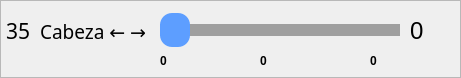
      <widget class="QFrame" name="frame_slider_cabezaDI">
       <property name="geometry">
        <rect>
         <x>0</x>
         <y>212</y>
         <width>461</width>
         <height>78</height>
        </rect>
       </property>
       <property name="minimumSize">
        <size>
         <width>80</width>
         <height>0</height>
        </size>
       </property>
       <property name="frameShape">
        <enum>QFrame::StyledPanel</enum>
       </property>
       <property name="frameShadow">
        <enum>QFrame::Raised</enum>
       </property>
       <widget class="QLabel" name="label_7">
        <property name="geometry">
         <rect>
          <x>40</x>
          <y>11</y>
          <width>121</width>
          <height>41</height>
         </rect>
        </property>
        <property name="font">
         <font>
          <family>Sans Serif</family>
          <pointsize>14</pointsize>
          <weight>50</weight>
          <italic>false</italic>
          <bold>false</bold>
         </font>
        </property>
        <property name="styleSheet">
         <string notr="true"/>
        </property>
        <property name="text">
         <string>Cabeza &amp;#8592; &amp;#8594;</string>
        </property>
        <property name="textFormat">
         <enum>Qt::RichText</enum>
        </property>
       </widget>
       <widget class="QSlider" name="cabezaDISlider">
        <property name="enabled">
         <bool>true</bool>
        </property>
        <property name="geometry">
         <rect>
          <x>160</x>
          <y>10</y>
          <width>240</width>
          <height>41</height>
         </rect>
        </property>
        <property name="minimumSize">
         <size>
          <width>0</width>
          <height>30</height>
         </size>
        </property>
        <property name="autoFillBackground">
         <bool>false</bool>
        </property>
        <property name="styleSheet">
         <string notr="true">QSlider::groove:horizontal
{
    border: 1px solid #5d9eff;
    height: 10px;
	background: #5d9eff;
}  

QSlider::handle:horizontal
{
    background: #5d9eff;;
    width: 30px;
	height: 30px;
	left: 11px;
	right: 11px;
	margin: -12px;
	border-radius: 12px;	
}

QSlider::add-page:horizontal
{
    background-color: #9f9f9f;
	border: 1px solid #9f9f9f;
}</string>
        </property>
        <property name="maximum">
         <number>180</number>
        </property>
        <property name="orientation">
         <enum>Qt::Horizontal</enum>
        </property>
        <property name="tickPosition">
         <enum>QSlider::NoTicks</enum>
        </property>
        <property name="tickInterval">
         <number>0</number>
        </property>
       </widget>
       <widget class="QLabel" name="cabezaDI_valor">
        <property name="geometry">
         <rect>
          <x>410</x>
          <y>20</y>
          <width>51</width>
          <height>22</height>
         </rect>
        </property>
        <property name="minimumSize">
         <size>
          <width>40</width>
          <height>0</height>
         </size>
        </property>
        <property name="font">
         <font>
          <pointsize>18</pointsize>
         </font>
        </property>
        <property name="text">
         <string>0</string>
        </property>
       </widget>
       <widget class="QLabel" name="etiquetaCabezaDIMinimo">
        <property name="geometry">
         <rect>
          <x>160</x>
          <y>50</y>
          <width>21</width>
          <height>22</height>
         </rect>
        </property>
        <property name="font">
         <font>
          <weight>75</weight>
          <bold>true</bold>
         </font>
        </property>
        <property name="text">
         <string>0</string>
        </property>
       </widget>
       <widget class="QLabel" name="etiquetaCabezaDIMedio">
        <property name="geometry">
         <rect>
          <x>260</x>
          <y>50</y>
          <width>31</width>
          <height>22</height>
         </rect>
        </property>
        <property name="font">
         <font>
          <weight>75</weight>
          <bold>true</bold>
         </font>
        </property>
        <property name="text">
         <string>0</string>
        </property>
       </widget>
       <widget class="QLabel" name="etiquetaCabezaDIMaximo">
        <property name="geometry">
         <rect>
          <x>370</x>
          <y>50</y>
          <width>31</width>
          <height>22</height>
         </rect>
        </property>
        <property name="font">
         <font>
          <weight>75</weight>
          <bold>true</bold>
         </font>
        </property>
        <property name="text">
         <string>0</string>
        </property>
       </widget>
       <widget class="QLabel" name="etiquetaCabezaDIPin">
        <property name="geometry">
         <rect>
          <x>0</x>
          <y>20</y>
          <width>41</width>
          <height>22</height>
         </rect>
        </property>
        <property name="font">
         <font>
          <family>Sans Serif</family>
          <pointsize>16</pointsize>
         </font>
        </property>
        <property name="styleSheet">
         <string notr="true">margin-left: 1px;</string>
        </property>
        <property name="text">
         <string>35</string>
        </property>
       </widget>
      </widget>
